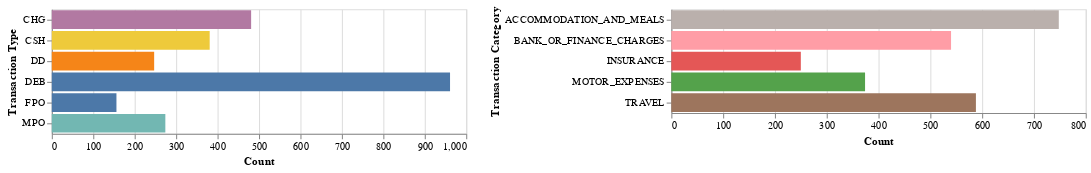

Here is the notebook cell this chart was saved with:
### Code cell
print("Val distributions ---")
show_graphs(val_df)

### Figure 1 — Vega-Lite specification as saved in the notebook (floating-point values rounded to 4 significant figures)
{"config": {"view": {"continuousWidth": 400, "continuousHeight": 300}}, "hconcat": [{"data": {"name": "data-c353d6882a6067e4596e9aeefe29038e"}, "mark": "bar", "encoding": {"color": {"type": "nominal", "field": "bank_transaction_type", "legend": null}, "x": {"type": "quantitative", "field": "bank_transaction_type", "title": "Count"}, "y": {"type": "nominal", "field": "index", "title": "Transaction Type"}}}, {"data": {"name": "data-f50e5d705cf14a24395546897ea76d88"}, "mark": "bar", "encoding": {"color": {"type": "nominal", "field": "bank_transaction_category", "legend": null}, "x": {"type": "quantitative", "field": "bank_transaction_category", "title": "Count"}, "y": {"type": "nominal", "field": "index", "title": "Transaction Category"}}}], "$schema": "https://vega.github.io/schema/vega-lite/v4.8.1.json", "datasets": {"data-c353d6882a6067e4596e9aeefe29038e": [{"index": "DEB", "bank_transaction_type": 961}, {"index": "CHG", "bank_transaction_type": 481}, {"index": "CSH", "bank_transaction_type": 381}, {"index": "MPO", "bank_transaction_type": 274}, {"index": "DD", "bank_transaction_type": 247}, {"index": "FPO", "bank_transaction_type": 156}], "data-f50e5d705cf14a24395546897ea76d88": [{"index": "ACCOMMODATION_AND_MEALS", "bank_transaction_category": 748}, {"index": "TRAVEL", "bank_transaction_category": 588}, {"index": "BANK_OR_FINANCE_CHARGES", "bank_transaction_category": 540}, {"index": "MOTOR_EXPENSES", "bank_transaction_category": 374}, {"index": "INSURANCE", "bank_transaction_category": 250}]}}
